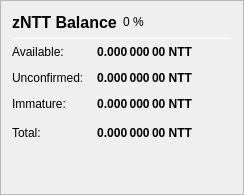
                   <widget class="QFrame" name="frame_ZerocoinBalances">
                    <property name="frameShape">
                     <enum>QFrame::StyledPanel</enum>
                    </property>
                    <property name="frameShadow">
                     <enum>QFrame::Raised</enum>
                    </property>
                    <layout class="QVBoxLayout" name="verticalLayout_7">
                     <item>
                      <layout class="QHBoxLayout" name="horizontalLayout_8" stretch="0">
                       <item>
                        <widget class="QLabel" name="label_5z_3">
                         <property name="minimumSize">
                          <size>
                           <width>0</width>
                           <height>20</height>
                          </size>
                         </property>
                         <property name="font">
                          <font>
                           <pointsize>12</pointsize>
                           <weight>75</weight>
                           <bold>true</bold>
                          </font>
                         </property>
                         <property name="text">
                          <string>zNTT Balance</string>
                         </property>
                        </widget>
                       </item>
                       <item>
                        <widget class="QLabel" name="labelzNTTPercent">
                         <property name="text">
                          <string notr="true">0 %</string>
                         </property>
                        </widget>
                       </item>
                       <item>
                        <spacer name="horizontalSpacer_11">
                         <property name="orientation">
                          <enum>Qt::Horizontal</enum>
                         </property>
                         <property name="sizeHint" stdset="0">
                          <size>
                           <width>40</width>
                           <height>20</height>
                          </size>
                         </property>
                        </spacer>
                       </item>
                      </layout>
                     </item>
                     <item>
                      <widget class="Line" name="line_ZerocoinBalance">
                       <property name="minimumSize">
                        <size>
                         <width>0</width>
                         <height>1</height>
                        </size>
                       </property>
                       <property name="maximumSize">
                        <size>
                         <width>16777215</width>
                         <height>1</height>
                        </size>
                       </property>
                       <property name="orientation">
                        <enum>Qt::Horizontal</enum>
                       </property>
                      </widget>
                     </item>
                     <item>
                      <layout class="QGridLayout" name="gridLayout_5">
                       <property name="spacing">
                        <number>12</number>
                       </property>
                       <item row="1" column="0">
                        <widget class="QLabel" name="labelzBalanceMatureText">
                         <property name="toolTip">
                          <string>Mature: more than 20 confirmation and more than 3 mints of the same denomination after it was minted.
These zNTT are spendable.</string>
                         </property>
                         <property name="text">
                          <string>Available:</string>
                         </property>
                        </widget>
                       </item>
                       <item row="1" column="1">
                        <widget class="QLabel" name="labelzBalanceMature">
                         <property name="font">
                          <font>
                           <weight>75</weight>
                           <bold>true</bold>
                          </font>
                         </property>
                         <property name="toolTip">
                          <string>Mature: more than 20 confirmation and more than 3 mints of the same denomination after it was minted.
These zNTT are spendable.</string>
                         </property>
                         <property name="text">
                          <string notr="true">0.000 000 00 NTT</string>
                         </property>
                         <property name="alignment">
                          <set>Qt::AlignRight|Qt::AlignTrailing|Qt::AlignVCenter</set>
                         </property>
                        </widget>
                       </item>
                       <item row="2" column="0">
                        <widget class="QLabel" name="labelzBalanceUnconfirmedText">
                         <property name="toolTip">
                          <string>Unconfirmed: less than 20 confirmations
Immature: confirmed, but less than 3 mints of the same denomination after it was minted</string>
                         </property>
                         <property name="text">
                          <string>Unconfirmed:</string>
                         </property>
                        </widget>
                       </item>
                       <item row="2" column="1">
                        <widget class="QLabel" name="labelzBalanceUnconfirmed">
                         <property name="font">
                          <font>
                           <weight>75</weight>
                           <bold>true</bold>
                          </font>
                         </property>
                         <property name="toolTip">
                          <string>Unconfirmed: less than 20 confirmations
Immature: confirmed, but less than 3 mints of the same denomination after it was minted</string>
                         </property>
                         <property name="text">
                          <string notr="true">0.000 000 00 NTT</string>
                         </property>
                         <property name="alignment">
                          <set>Qt::AlignRight|Qt::AlignTrailing|Qt::AlignVCenter</set>
                         </property>
                        </widget>
                       </item>
                       <item row="3" column="0">
                        <widget class="QLabel" name="labelzBalanceImmatureText">
                         <property name="toolTip">
                          <string>Unconfirmed: less than 20 confirmations
Immature: confirmed, but less than 3 mints of the same denomination after it was minted</string>
                         </property>
                         <property name="text">
                          <string>Immature:</string>
                         </property>
                        </widget>
                       </item>
                       <item row="3" column="1">
                        <widget class="QLabel" name="labelzBalanceImmature">
                         <property name="font">
                          <font>
                           <weight>75</weight>
                           <bold>true</bold>
                          </font>
                         </property>
                         <property name="toolTip">
                          <string>Unconfirmed: less than 20 confirmations
Immature: confirmed, but less than 3 mints of the same denomination after it was minted</string>
                         </property>
                         <property name="text">
                          <string notr="true">0.000 000 00 NTT</string>
                         </property>
                         <property name="alignment">
                          <set>Qt::AlignRight|Qt::AlignTrailing|Qt::AlignVCenter</set>
                         </property>
                        </widget>
                       </item>
                       <item row="4" column="0">
                        <widget class="QLabel" name="labelzBalanceText">
                         <property name="toolTip">
                          <string>Your current zNTT balance, unconfirmed and immature zNTT included.</string>
                         </property>
                         <property name="text">
                          <string>Total:</string>
                         </property>
                        </widget>
                       </item>
                       <item row="4" column="1">
                        <widget class="QLabel" name="labelzBalance">
                         <property name="font">
                          <font>
                           <weight>75</weight>
                           <bold>true</bold>
                          </font>
                         </property>
                         <property name="cursor">
                          <cursorShape>IBeamCursor</cursorShape>
                         </property>
                         <property name="toolTip">
                          <string>Your current zNTT balance, unconfirmed and immature zNTT included.</string>
                         </property>
                         <property name="text">
                          <string notr="true">0.000 000 00 NTT</string>
                         </property>
                         <property name="alignment">
                          <set>Qt::AlignRight|Qt::AlignTrailing|Qt::AlignVCenter</set>
                         </property>
                         <property name="textInteractionFlags">
                          <set>Qt::LinksAccessibleByMouse|Qt::TextSelectableByKeyboard|Qt::TextSelectableByMouse</set>
                         </property>
                        </widget>
                       </item>
                       <item row="4" column="2">
                        <spacer name="horizontalSpacer_4">
                         <property name="orientation">
                          <enum>Qt::Horizontal</enum>
                         </property>
                         <property name="sizeHint" stdset="0">
                          <size>
                           <width>40</width>
                           <height>20</height>
                          </size>
                         </property>
                        </spacer>
                       </item>
                      </layout>
                     </item>
                     <item>
                      <spacer name="verticalSpacer_4">
                       <property name="orientation">
                        <enum>Qt::Vertical</enum>
                       </property>
                       <property name="sizeHint" stdset="0">
                        <size>
                         <width>20</width>
                         <height>40</height>
                        </size>
                       </property>
                      </spacer>
                     </item>
                    </layout>
                   </widget>
